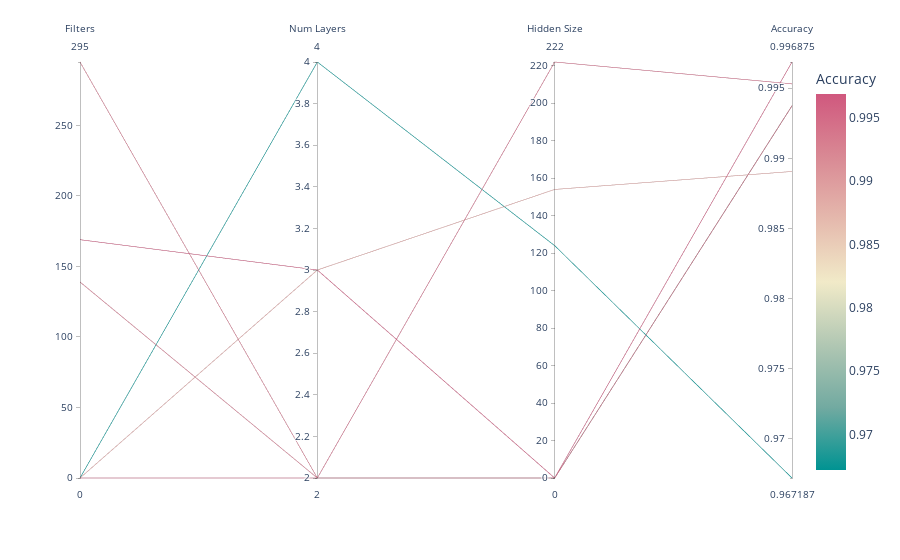

Notebook code cell kept with this figure:
### Code cell
import plotly.express as px

data_cleaned = data.fillna(0)  # Replace NaN with 0 for visualization
fig = px.parallel_coordinates(
    data_cleaned,
    dimensions=[ "filters", "num_layers", "hidden_size", "accuracy"],
    color="accuracy",
    labels={"accuracy": "Accuracy", "filters": "Filters", "dropout": "Dropout", 
            "num_layers": "Num Layers", "hidden_size": "Hidden Size"},
    color_continuous_scale=px.colors.diverging.Tealrose,
)
fig.show()

### Figure 1 — Plotly figure (JSON) as saved in the notebook; plotly's stock layout.template omitted (floating-point values rounded to 4 significant figures)
{"data": [{"dimensions": [{"label": "Filters", "values": [169, 295, 139, 0, 0, 0]}, {"label": "Num Layers", "values": [3, 2, 2, 2, 3, 4]}, {"label": "Hidden Size", "values": [0, 0, 0, 222, 154, 124]}, {"label": "Accuracy", "values": [0.9969, 0.9938, 0.9938, 0.9953, 0.9891, 0.9672]}], "domain": {"x": [0, 1], "y": [0, 1]}, "line": {"color": [0.9969, 0.9938, 0.9938, 0.9953, 0.9891, 0.9672], "coloraxis": "coloraxis"}, "name": "", "type": "parcoords"}], "layout": {"autosize": true, "coloraxis": {"colorbar": {"title": {"text": "Accuracy"}}, "colorscale": [[0, "rgb(0, 147, 146)"], [0.1667, "rgb(114, 170, 161)"], [0.3333, "rgb(177, 199, 179)"], [0.5, "rgb(241, 234, 200)"], [0.6667, "rgb(229, 185, 173)"], [0.8333, "rgb(217, 137, 148)"], [1, "rgb(208, 88, 126)"]]}, "legend": {"tracegroupgap": 0}, "margin": {"t": 60}}}
